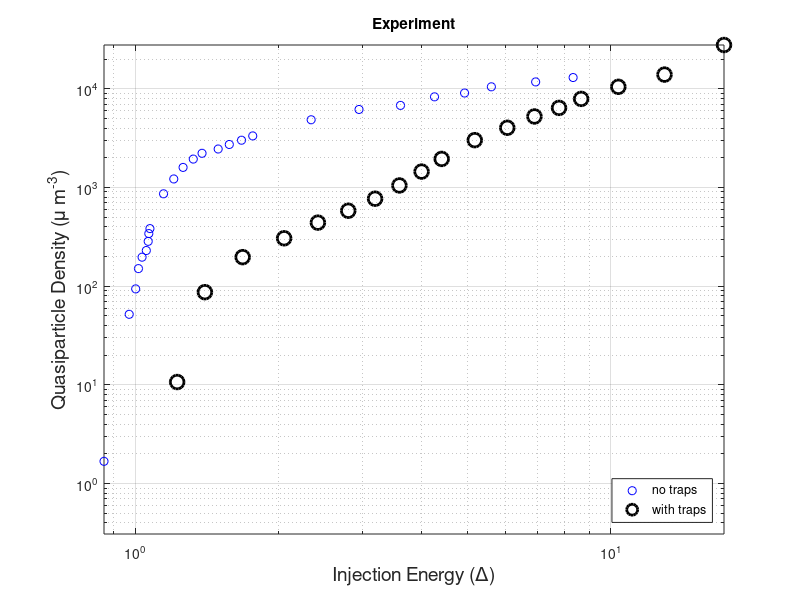
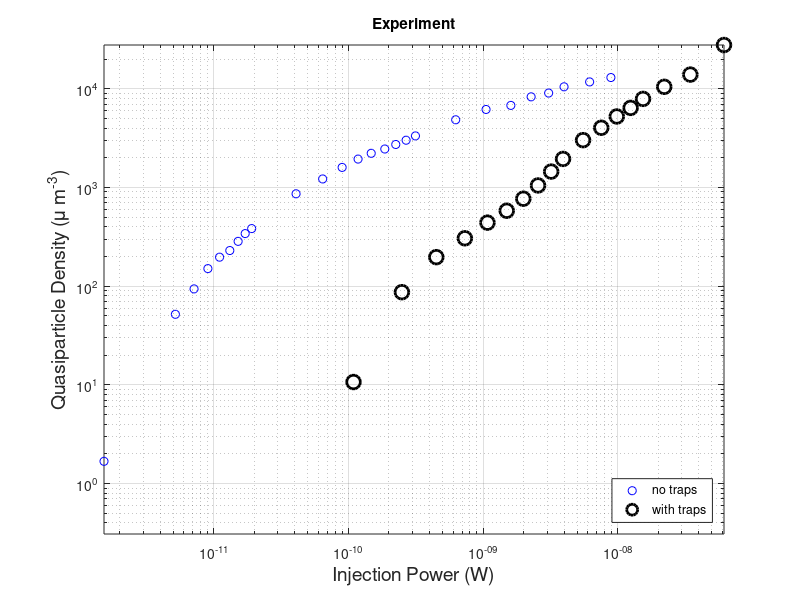

Here is the MATLAB script that generated these plots, in order: (Note: this script raises an error after producing the figures.)
function equilibriumModelFit2TrapNoTrap
%equilibriumModelFit2TrapNoTrap Fitting to the TrapNoTrap dataset using
% the two-point equilibrium quasi-0D model

r_direct_no_tr = 7.917e-05; % in units of 1/\tau_0, assuming n_{qp} in units of n_{cp}
r_phonon_no_tr = 6.061e-03; % dimensionless
c_no_tr = 1.848e-02; % dimensionless
vol_no_tr = 5.000e+03; % um^3

r_direct_tr = 1.649e-04; % in units of 1/\tau_0, assuming n_{qp} in units of n_{cp}
r_phonon_tr = 8.646e-05; % dimensionless
c_tr = 1.021e-02; % dimensionless
vol_tr = 5.000e+03; % um^3

delta = 0.18e-3; % eV (aluminum superconducting gap)
Tph = 0.051; % K
tspan = [-300, 0]; % in units of \tau_0

% Number of the energy bins.
N = 500;

data = load('TrapNoTrap.mat');

V_tr = data.Trap(:, 5) / delta;
P_tr = data.Trap(:, 6);
nqp_tr = data.Trap(:, 8) - min(data.Trap(:, 8));

V_no_tr = data.NoTrap(:, 5) / delta;
P_no_tr = data.NoTrap(:, 6);
nqp_no_tr = data.NoTrap(:, 8) - min(data.NoTrap(:, 8));

figure
loglog(V_no_tr, nqp_no_tr, 'bo', V_tr, nqp_tr, 'ko', ...
    'MarkerSize', 10, 'LineWidth', 2)
xlabel('Injection Energy (\Delta)', 'FontSize', 14)
ylabel('Quasiparticle Density (\mu m^{-3})', 'FontSize', 14)
legend('no traps', 'with traps', 'Location', 'SouthEast')
title('Experiment')
axis tight
grid on

figure
loglog(P_no_tr, nqp_no_tr, 'bo', P_tr, nqp_tr, 'ko', ...
    'MarkerSize', 10, 'LineWidth', 2)
xlabel('Injection Power (W)', 'FontSize', 14)
ylabel('Quasiparticle Density (\mu m^{-3})', 'FontSize', 14)
legend('no traps', 'with traps', 'Location', 'SouthEast')
title('Experiment')
axis tight
grid on

nqp_sim_no_tr = NaN(size(V_no_tr));
nqp_sim_tr = NaN(size(V_tr));
P_sim_no_tr = NaN(size(V_no_tr));
P_sim_tr = NaN(size(V_tr));
for k = 1:length(V_no_tr)
    if V_no_tr(k) > 1
        [~, ~, ~, ~, nqp, ~, P_sim_no_tr(k)] =...
            phononMediatedPoisoningEquilibriumModel(Tph, tspan,...
            V_no_tr(k), r_direct_no_tr, r_phonon_no_tr, c_no_tr,...
            vol_no_tr, N, false);
        nqp_sim_no_tr(k) = max(nqp);
    else
        nqp_sim_no_tr(k) = 0;
    end
    fprintf('*')
end
fprintf('\n')
for k = 1:length(V_tr)
    if V_tr(k) > 1
        [~, ~, ~, ~, nqp, ~, P_sim_tr(k)] = ...
            phononMediatedPoisoningEquilibriumModel(Tph, tspan,...
            V_tr(k), r_direct_tr, r_phonon_tr, c_tr, vol_tr, N, false);
        nqp_sim_tr(k) = max(nqp);
    else
        nqp_sim_tr(k) = 0;
    end
    fprintf('*')
end
fprintf('\n')

scrsz = get(0, 'ScreenSize');
figure('Position', [.1 .1 1.5 .8] * scrsz(4));
subplot(1, 2, 1)
loglog(V_no_tr, nqp_no_tr, 'bo', V_no_tr, nqp_sim_no_tr, 'm*',...
    'MarkerSize', 10, 'LineWidth', 2)
xlabel('Injection Energy (\Delta)', 'FontSize', 14)
ylabel('Quasiparticle Density (\mu m^{-3})', 'FontSize', 14)
legend({'no trap, experiment', ['simulation: ',...
    'r_{qp} = ', num2str(r_direct_no_tr, '%.2e'), ', ',...
    'r_{ph} = ', num2str(r_phonon_no_tr, '%.2e'), ', ',...
    'c_{trap} = ', num2str(c_no_tr, '%.2e')]},...
    'Location', 'SouthEast')
title('No Traps')
axis tight
grid on
 
subplot(1, 2, 2)
loglog(V_tr, nqp_tr, 'ko', V_tr, nqp_sim_tr, 'm*',...
    'MarkerSize', 10, 'LineWidth', 2)
xlabel('Injection Energy (\Delta)', 'FontSize', 14)
ylabel('Quasiparticle Density (\mu m^{-3})', 'FontSize', 14)
legend({'experiment', ['simulation: ',...
    'r_{qp} = ', num2str(r_direct_tr, '%.2e'), ', ',...
    'r_{ph} = ', num2str(r_phonon_tr, '%.2e'), ', ',...
    'c_{trap} = ', num2str(c_tr, '%.2e')]},...
    'Location', 'SouthEast')
title('With Traps')
axis tight
grid on

scrsz = get(0, 'ScreenSize');
figure('Position', [.1 .1 1.5 .8] * scrsz(4));
subplot(1, 2, 1)
loglog(P_no_tr, nqp_no_tr, 'bo', P_sim_no_tr, nqp_sim_no_tr, 'm*',...
    'MarkerSize', 10, 'LineWidth', 2)
xlabel('Injection Power (W)', 'FontSize', 14)
ylabel('Quasiparticle Density (\mu m^{-3})', 'FontSize', 14)
legend({'no trap, experiment', ['simulation: ',...
    'r_{qp} = ', num2str(r_direct_no_tr, '%.2e'), ', ',...
    'r_{ph} = ', num2str(r_phonon_no_tr, '%.2e'), ', ',...
    'c_{trap} = ', num2str(c_no_tr, '%.2e')]},...
    'Location', 'SouthEast')
title('No Traps')
axis tight
grid on
 
subplot(1, 2, 2)
loglog(P_tr, nqp_tr, 'ko', P_sim_tr, nqp_sim_tr, 'm*',...
    'MarkerSize', 10, 'LineWidth', 2)
xlabel('Injection Power (W)', 'FontSize', 14)
ylabel('Quasiparticle Density (\mu m^{-3})', 'FontSize', 14)
legend({'experiment', ['simulation: ',...
    'r_{qp} = ', num2str(r_direct_tr, '%.2e'), ', ',...
    'r_{ph} = ', num2str(r_phonon_tr, '%.2e'), ', ',...
    'c_{trap} = ', num2str(c_tr, '%.2e')]},...
    'Location', 'SouthEast')
title('With Traps')
axis tight
grid on

end